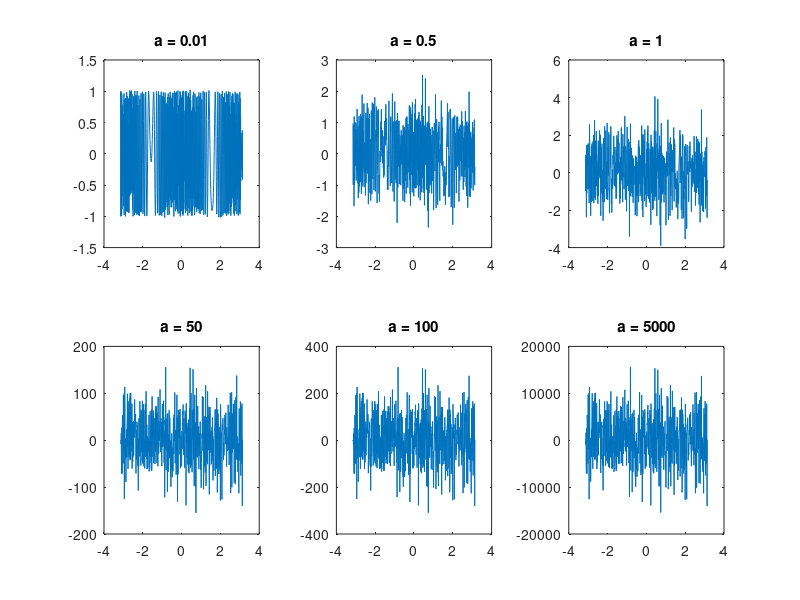

Recreate this plot in MATLAB. (Note: a time limit stopped this script after it produced the figure.)
%% Punctul_a_______________________________________________________________
clear all
close all
clc

% Putem observa ca este greu de estimat vizual o periodicitate a
% semnalului, deoarece la fiecare rulare semnalul e ia noi valori.
% Astfel, nu se ofera suficiente informatii pentru determinarea lui w0.

N   = 629;
n   = 0:N-1;
e   = randn(1, N);
w   = -pi:0.01:pi;

x   = cos(w.*n) + e;

figure(1)
subplot(2,1,1)
stem(n, x)
title('Semnalul x in discret')
subplot(2,1,2)
plot(n, x)
title('Semnalul x in continuu')

%% Punctul_b_______________________________________________________________
clear all
close all
clc

N   = 629;
n   = 0:N-1;
e   = randn(1,N);
w   = -pi:0.01:pi;
%45;81
x   = cos(w.*n) + e;
X   = freqz(x,1,w);
phi = 1/N .* (abs(X).^2);

figure(1)
subplot(2,1,1)
plot(w, phi)
title('Densitatea de putere spectrala a semnalului')
subplot(2,1,2)
plot(w, abs(20*log(phi)))
title('Densitatea spectrala in dB')

%% Punctul_c_______________________________________________________________
clear all
close all
clc

L   = 314;
N   = 629;
n   = 0:N-1;
e   = randn(1, N);
w   = -pi:0.01:pi;

figure(1)
subplot(2,3,1)
a = 0.01;
x = cos(w.*n) + a*e;
plot(w, x)
title('a = 0.01')

subplot(2,3,2)
a = 0.5;
x = cos(w.*n) + a*e;
plot(w, x)
title('a = 0.5')

subplot(2,3,3)
a = 1;
x = cos(w.*n) + a*e;
plot(w, x)
title('a = 1')

subplot(2,3,4)
a = 50;
x = cos(w.*n) + a*e;
plot(w, x)
title('a = 50')

subplot(2,3,5)
a = 100;
x = cos(w.*n) + a*e;
plot(w, x)
title('a = 100')

subplot(2,3,6)
a = 5000;
x = cos(w.*n) + a*e;
plot(w, x)
title('a = 5000')

figure(2)
subplot(2,3,1)
a = 0.01;
x = cos(w.*n) + a*e;
X = freqz(x,1,w);
phi = 1/N * (abs(X).^2);
plot(w, phi)
title('Densit. spec. a = 0.01')

subplot(2,3,2)
a = 0.5;
x = cos(w.*n) + a*e;
X = freqz(x,1,w);
phi = 1/N * (abs(X).^2);
plot(w, phi)
title('Densit. spec. a = 0.5')

subplot(2,3,3)
a = 10;
x = cos(w.*n) + a*e;
X = freqz(x,1,w);
phi = 1/N * (abs(X).^2);
plot(w, phi)
title('Densit. spec. a = 10')

subplot(2,3,4)
a = 50;
x = cos(w.*n) + a*e;
X = freqz(x,1,w);
phi = 1/N * (abs(X).^2);
plot(w, phi)
title('Densit. spec. a = = 50')

subplot(2,3,5)
a = 70;
x = cos(w.*n) + a*e;
X = freqz(x,1,w);
phi = 1/N * (abs(X).^2);
plot(w, phi)
title('Densit. spec. a = 70')

subplot(2,3,6)
a = 81;
x = cos(w.*n) + a*e;
X = freqz(x,1,w);
phi = 1/N * (abs(X).^2);
plot(w, phi)
title('Densit. spec. a = 81')

%% Punctul_d_______________________________________________________________
clear all
close all
clc

N   = 629;
L   = 314;
n   = 0:N-1;
e   = randn(1, N);
w   = -pi:0.01:pi;

a   = 0.01;
x   = cos(w.*n) + a*e;
v   = a*e;
rx  = xcorr(x, L, 'biased');
rv  = xcorr(v, L, 'biased');
SNR = 20*log(rx(L+1)/rv(L+1));
disp('Pentru a = 0.01 -> SNR:')
disp(SNR)
subplot(2,3,1)
SNR = 20*log(rx'/rv');
plot(w, SNR)
title('Grafic SNR 0.01')

a   = 0.5;
x   = cos(w.*n) + a*e;
v   = a*e;
rx  = xcorr(x, L, 'biased');
rv  = xcorr(v, L, 'biased');
SNR = 20*log(rx(L+1)/rv(L+1));
disp('Pentru a = 0.5 -> SNR:')
disp(SNR)
subplot(2,3,2)
SNR = 20*log(rx'/rv');
plot(w, SNR)
title('Grafic SNR 0.5')

a   = 10;
x   = cos(w.*n) + a*e;
v   = a*e;
rx  = xcorr(x, L, 'biased');
rv  = xcorr(v, L, 'biased');
SNR = 20*log(rx(L+1)/rv(L+1));
disp('Pentru a = 10 -> SNR:')
disp(SNR)
subplot(2,3,3)
SNR = 20*log(rx'/rv');
plot(w, SNR)
title('Grafic SNR 10')

a   = 50;
x   = cos(w.*n) + a*e;
v   = a*e;
rx  = xcorr(x, L, 'biased');
rv  = xcorr(v, L, 'biased');
SNR = 20*log(rx(L+1)/rv(L+1));
disp('Pentru a = 50 -> SNR:')
disp(SNR)
subplot(2,3,4)
SNR = 20*log(rx'/rv');
plot(w, SNR)
title('Grafic SNR 50')

a   = 70;
x   = cos(w.*n) + a*e;
v   = a*e;
rx  = xcorr(x, L, 'biased');
rv  = xcorr(v, L, 'biased');
SNR = 20*log(rx(L+1)/rv(L+1));
disp('Pentru a = 70 -> SNR:')
disp(SNR)
subplot(2,3,5)
SNR = 20*log(rx'/rv');
plot(w, SNR)
title('Grafic SNR 70')

a   = 81;
x   = cos(w.*n) + a*e;
v   = a*e;
rx  = xcorr(x, L, 'biased');
rv  = xcorr(v, L, 'biased');
SNR = 20*log(rx(L+1)/rv(L+1));
disp('Pentru a = 81 -> SNR:')
disp(SNR)
subplot(2,3,6)
SNR = 20*log(rx'/rv');
plot(w, SNR)
title('Grafic SNR 81')
